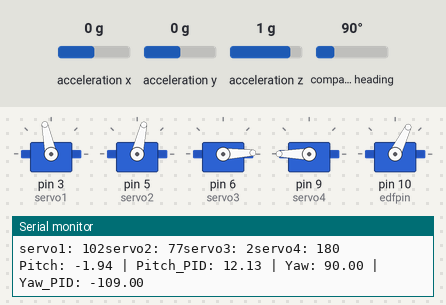
This sketch was run on a simulated Arduino Uno, built with avr-gcc and run on an emulated ATmega328P. On the bench: 5 × servo, the last lines printed to the serial monitor. The inputs (shaded band) are chosen by the test bench; at power-on: compass heading 90°, acceleration y 0 g, acceleration z 1 g, acceleration x 0 g.

Above: at 4.2 s.
4.3 s: compass heading set to 177°
5.8 s: compass heading set to 183°
At 6.5 s:
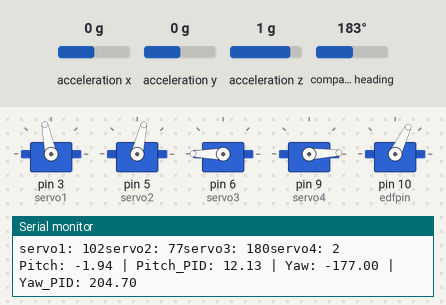
7.3 s: compass heading set to 7°
9.2 s: acceleration y set to -1.4 g
At 9.7 s:
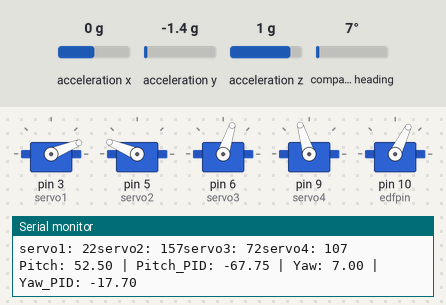
10.7 s: acceleration z set to -1.4 g
At 11.6 s:
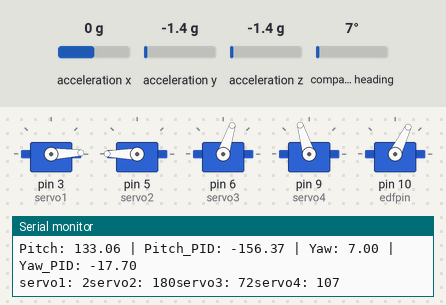
12.2 s: acceleration y set to -0.2 g
13.7 s: acceleration y set to 0.1 g
At 15.0 s:
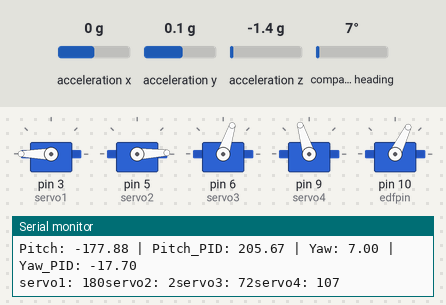
Timing chart, 0 to 16.2 s (numbered marks = the images above; inputs shaded):
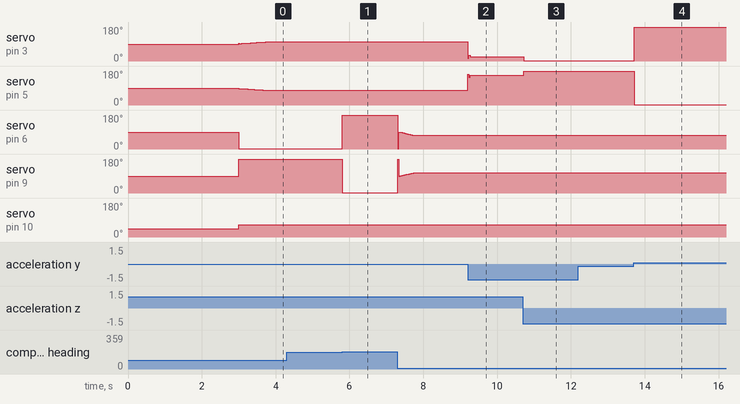

Measured:
- the behaviour switches between 180 and 181° on compass heading (found by bisection; images 0 and 1)
- the behaviour switches between -0.1 and 0 g on acceleration y (found by bisection; images 3 and 4)
- after the input at 5.8 s, servo on pin 6 (servo3): 2° → 180° at once; servo on pin 9 (servo4): 180° → 2° at once
- after the input at 9.2 s, servo on pin 3 (servo1): 102° → 22° at once; servo on pin 5 (servo2): 77° → 157° at once
- after the input at 10.7 s, servo on pin 3 (servo1): 22° → 2° at once; servo on pin 5 (servo2): 157° → 180° at once
- after the input at 13.7 s, servo on pin 3 (servo1): 2° → 180° at once; servo on pin 5 (servo2): 180° → 2° at once

The sketch:

project_code.ino
```cpp
#include <Adafruit_BNO055.h>
#include <Adafruit_Sensor.h>
#include <Servo.h>
#include <utility/imumaths.h>

// sensor setup
Adafruit_BNO055 bno = Adafruit_BNO055(55, 0x28);

// Servo object creation
Servo servo1; //left servo controls pitch
Servo servo2; //right servo controls pitch
Servo servo3; //top servo controls yaw
Servo servo4; //bottom servo controls yaw
int edfpin = 10;
Servo edf;

// desired orientation
double pitch_setpoint = 0;
double yaw_setpoint = 0;

// PID Constants for Pitch
double Kp_pitch = 1.0;
double Ki_pitch = 0.1;
double Kd_pitch = 0.5;

// PID pitch variables
double error_pitch, last_error_pitch, integral_pitch, derivative_pitch,
    pitch_output;

// PID Constants for Yaw
double Kp_yaw = 1.0;
double Ki_yaw = 0.1;
double Kd_yaw = 0.5;

// PID yaw variables
double error_yaw, last_error_yaw, integral_yaw, derivative_yaw, yaw_output;

// current system output angle
float current_pitch = 0;
float current_effective_yaw = 0;

// function declaration
void setupServos();
bool readSensor();
void computePID(double setpoint, double input, double Kp, double Ki, double Kd,
                double &output, double &error, double &last_error,
                double &integral, double &derivative);
void setServoPositions(double pitch_pid_output, double yaw_pid_output);

//pre main code setup
void setup() {
  Serial.begin(115200);
  Serial.println("Dual-Axis PID Servo Controller Initializing...");

  if (!bno.begin()) {
    Serial.print("Ooops, no BNO055 detected ... Check your wiring or I2C ADDR!");
    while (1)
      ;
  }

  setupServos();
  edf.attach(edfpin);
  edf.writeMicroseconds(1000);
  delay(3000);
  edf.writeMicroseconds(1200);
}

void loop() {
  if (readSensor()) {
    // Compute PID for Pitch
    computePID(pitch_setpoint, current_pitch, Kp_pitch, Ki_pitch, Kd_pitch,
               pitch_output, error_pitch, last_error_pitch, integral_pitch,
               derivative_pitch);

    // Compute PID for Yaw
    computePID(yaw_setpoint, current_effective_yaw, Kp_yaw, Ki_yaw, Kd_yaw, yaw_output,
               error_yaw, last_error_yaw, integral_yaw, derivative_yaw);

    // Update servo positions based on PID outputs
    setServoPositions(pitch_output, yaw_output);

    // debugging
    Serial.print("Pitch: ");
    Serial.print(current_pitch);
    Serial.print(" | Pitch_PID: ");
    Serial.print(pitch_output);
    Serial.print(" | Yaw: ");
    Serial.print(current_effective_yaw);
    Serial.print(" | Yaw_PID: ");
    Serial.println(yaw_output);
  }

  delay(10); // Small delay for stability
}

//helper code

//initializes servos
void setupServos() {
  servo1.attach(3);
  servo2.attach(5);
  servo3.attach(6);
  servo4.attach(9);
  servo1.write(90);
  servo2.write(90);
  servo3.write(90);
  servo4.write(90);
}

//code to read the sensor
bool readSensor() {
  sensors_event_t event;
  bno.getEvent(&event);
  current_pitch = event.orientation.z - 1.94;
  current_effective_yaw = event.orientation.x;
  if (current_effective_yaw > 180) {
    current_effective_yaw = current_effective_yaw - 360.0;
  }
  return true;
}

//code to compute PID
void computePID(double setpoint, double input, double Kp, double Ki, double Kd,
                double &output, double &error, double &last_error,
                double &integral, double &derivative) {
  error = setpoint - input;
  integral += error;
  derivative = error - last_error;
  output = (Kp * error) + (Ki * integral) + (Kd * derivative);
  last_error = error;

  // integral overshoot protection
  if (integral > 100)
    integral = 100;
  if (integral < -100)
    integral = -100;
}


//code to set the servo positions
void setServoPositions(double pitch_pid_output, double yaw_pid_output) {
  int servo1_pos, servo2_pos, servo3_pos, servo4_pos;
  int neutral_pos = 90;

  servo1_pos = neutral_pos + pitch_pid_output; //left servo
  servo2_pos = neutral_pos - pitch_pid_output; // right servo

  servo3_pos = neutral_pos + yaw_pid_output; //top servo
  servo4_pos = neutral_pos - yaw_pid_output; // bottom servo

  // Constrain the servo positions to the valid range [0, 180] (2 seems to work better)
  servo1_pos = constrain(servo1_pos, 2, 180);
  servo2_pos = constrain(servo2_pos, 2, 180);
  servo3_pos = constrain(servo3_pos, 2, 180);
  servo4_pos = constrain(servo4_pos, 2, 180);

  servo1.write(servo1_pos);
  servo2.write(servo2_pos);
  servo3.write(servo3_pos);
  servo4.write(servo4_pos);
  Serial.print("servo1: ");
  Serial.print(servo1_pos);
  Serial.print("servo2: ");
  Serial.print(servo2_pos);
  Serial.print("servo3: ");
  Serial.print(servo3_pos);
  Serial.print("servo4: ");
  Serial.println(servo4_pos);
}
```
